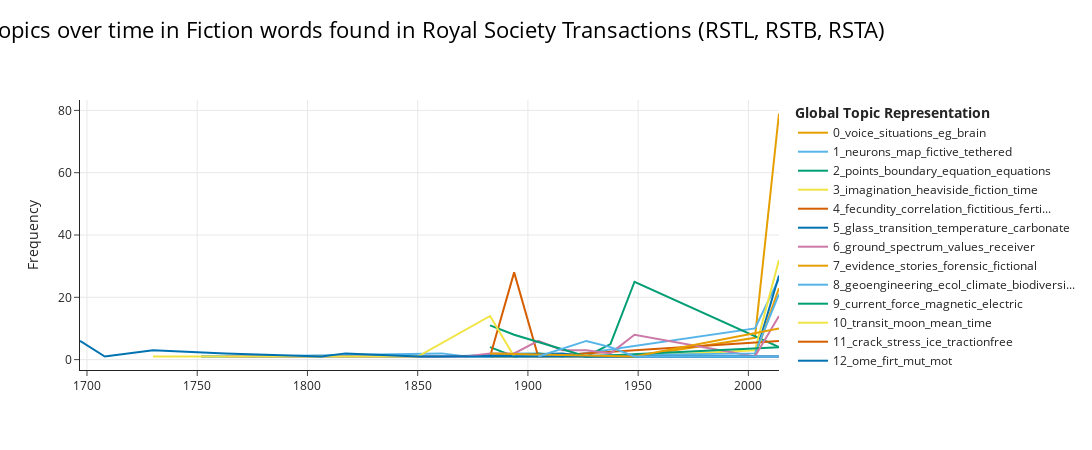

Notebook code for this chart:
### Code cell
# Fiction --meaningless due to low amount?
topic_model = BERTopic(verbose=True)
topics, probs = topic_model.fit_transform(contexts_fict_clean)
topics_over_time = topic_model.topics_over_time(contexts_fict_clean, date_fict, datetime_format="%Y-%m-%d", nr_bins=30)
fig2 = topic_model.visualize_topics_over_time(topics_over_time, top_n_topics=20, title= "Topics over time in Fiction words found in Royal Society Transactions (RSTL, RSTB, RSTA)")
fig2.write_html('fiction_topics_over_time_30.html')

fig2.show()

### Figure 1 — Plotly figure (JSON) as saved in the notebook; plotly's stock layout.template omitted (floating-point values rounded to 4 significant figures)
{"data": [{"hoverinfo": "text", "hovertext": ["<b>Topic 0</b><br>Words: transformations, mfq, participants, acceptability, user", "<b>Topic 0</b><br>Words: personality, uher, psychol, theory, pers", "<b>Topic 0</b><br>Words: values, selfenhancing, selftranscendent, score, scales", "<b>Topic 0</b><br>Words: voice, social, modulation, part, theme", "<b>Topic 0</b><br>Words: technologies, voice, augmentation, moral, science", "<b>Topic 0</b><br>Words: eg, voice, situations, brain, children"], "marker": {"color": "#E69F00"}, "mode": "lines", "name": "0_voice_situations_eg_brain", "type": "scatter", "x": ["1882-10-29T10:24:00", "1915-08-05T08:00:00", "1926-07-07T07:12:00", "1948-05-10T05:36:00", "2002-12-18T01:36:00", "2013-11-19T00:48:00"], "y": [1, 1, 1, 1, 7, 79]}, {"hoverinfo": "text", "hovertext": ["<b>Topic 1</b><br>Words: fishes, animalcules, miltlike, spermatic, thornback", "<b>Topic 1</b><br>Words: ambulacral, specimens, branches, ganglia, section", "<b>Topic 1</b><br>Words: vagus, diminish, action, tonicity, increase", "<b>Topic 1</b><br>Words: flexed, knee, toes, flexion, hip", "<b>Topic 1</b><br>Words: neurons, epha4, fictive, sensory, flight", "<b>Topic 1</b><br>Words: grillner, physiol, dubuc, vertebrate, motor", "<b>Topic 1</b><br>Words: roberts, neuron, 2003, soffe, synaptic", "<b>Topic 1</b><br>Words: flight, neurons, tethered, yaw, fictive", "<b>Topic 1</b><br>Words: map, neurons, amino, motor, sequence"], "marker": {"color": "#56B4E9"}, "mode": "lines", "name": "1_neurons_map_fictive_tethered", "type": "scatter", "x": ["1773-08-11T18:24:00", "1860-12-25T12:00:00", "1871-11-27T11:12:00", "1882-10-29T10:24:00", "1893-09-30T09:36:00", "1904-09-02T08:48:00", "1915-08-05T08:00:00", "2002-12-18T01:36:00", "2013-11-19T00:48:00"], "y": [1, 2, 1, 1, 2, 2, 1, 10, 26]}, {"hoverinfo": "text", "hovertext": ["<b>Topic 2</b><br>Words: points, boundary, equation, mesh, obtained", "<b>Topic 2</b><br>Words: ee, vector, qv, scalar, ba", "<b>Topic 2</b><br>Words: ddd, brackets, denoted, operators, thus", "<b>Topic 2</b><br>Words: range, denominator, singularities, makes, obtained", "<b>Topic 2</b><br>Words: boundary, points, equation, internal, equations", "<b>Topic 2</b><br>Words: points, boundary, equation, equations, internal", "<b>Topic 2</b><br>Words: equation, points, boundary, equations, algorithm"], "marker": {"color": "#009E73"}, "mode": "lines", "name": "2_points_boundary_equation_equations", "type": "scatter", "x": ["1882-10-29T10:24:00", "1893-09-30T09:36:00", "1904-09-02T08:48:00", "1926-07-07T07:12:00", "1937-06-08T06:24:00", "1948-05-10T05:36:00", "2013-11-19T00:48:00"], "y": [4, 1, 2, 1, 5, 25, 4]}, {"hoverinfo": "text", "hovertext": ["<b>Topic 3</b><br>Words: imagination, us, change, climate, fiction", "<b>Topic 3</b><br>Words: antihydrogen, antimatter, understanding, strategies, coping", "<b>Topic 3</b><br>Words: heaviside, imagination, fiction, time, would"], "marker": {"color": "#F0E442"}, "mode": "lines", "name": "3_imagination_heaviside_fiction_time", "type": "scatter", "x": ["1948-05-10T05:36:00", "2002-12-18T01:36:00", "2013-11-19T00:48:00"], "y": [1, 3, 32]}, {"hoverinfo": "text", "hovertext": ["<b>Topic 4</b><br>Words: marriage, fertility, parents, may, age", "<b>Topic 4</b><br>Words: fecundity, correlation, fictitious, values, fertility", "<b>Topic 4</b><br>Words: py, values, individuals, noo, mss", "<b>Topic 4</b><br>Words: family, cooperative, fecundity, reproduction, mothers"], "marker": {"color": "#D55E00"}, "mode": "lines", "name": "4_fecundity_correlation_fictitious_ferti...", "type": "scatter", "x": ["1882-10-29T10:24:00", "1893-09-30T09:36:00", "1904-09-02T08:48:00", "2013-11-19T00:48:00"], "y": [1, 28, 1, 6]}, {"hoverinfo": "text", "hovertext": ["<b>Topic 5</b><br>Words: weight, weights, chemistry, standard, resolved", "<b>Topic 5</b><br>Words: de, la, que, nuages, une", "<b>Topic 5</b><br>Words: liquidus, freezing, solute, valencies, factor", "<b>Topic 5</b><br>Words: alloys, valency, solute, ternary, liquidus", "<b>Topic 5</b><br>Words: run, simulations, licl, cp, mass", "<b>Topic 5</b><br>Words: glass, transition, temperature, carbonate, heating"], "marker": {"color": "#0072B2"}, "mode": "lines", "name": "5_glass_transition_temperature_carbonate", "type": "scatter", "x": ["1751-10-08T20:00:00", "1860-12-25T12:00:00", "1915-08-05T08:00:00", "1926-07-07T07:12:00", "2002-12-18T01:36:00", "2013-11-19T00:48:00"], "y": [1, 1, 2, 1, 1, 27]}, {"hoverinfo": "text", "hovertext": ["<b>Topic 6</b><br>Words: functions, weight, quantity, coefficients, respect", "<b>Topic 6</b><br>Words: plane, spectrum, conceive, ring, oval", "<b>Topic 6</b><br>Words: deviation, coefficient, swinging, aft, tan", "<b>Topic 6</b><br>Words: values, correction, dynes, observations, per", "<b>Topic 6</b><br>Words: disturbed, days, inches, disturbance, pressure", "<b>Topic 6</b><br>Words: annual, year, inequality, change, values", "<b>Topic 6</b><br>Words: luminosity, 3444, spectrum, 2092, colours", "<b>Topic 6</b><br>Words: spectrum, lens, slit, grating, two", "<b>Topic 6</b><br>Words: height, reflexion, wave, field, vertical", "<b>Topic 6</b><br>Words: receiver, pendulum, ground, transmitter, gain", "<b>Topic 6</b><br>Words: platelets, samples, sedimentation, sample, corpuscles", "<b>Topic 6</b><br>Words: fields, doses, proton, beam, large"], "marker": {"color": "#CC79A7"}, "mode": "lines", "name": "6_ground_spectrum_values_receiver", "type": "scatter", "x": ["1762-09-09T19:12:00", "1839-02-21T13:36:00", "1871-11-27T11:12:00", "1882-10-29T10:24:00", "1893-09-30T09:36:00", "1904-09-02T08:48:00", "1915-08-05T08:00:00", "1926-07-07T07:12:00", "1937-06-08T06:24:00", "1948-05-10T05:36:00", "2002-12-18T01:36:00", "2013-11-19T00:48:00"], "y": [1, 1, 1, 2, 2, 6, 3, 3, 2, 8, 1, 1]}, {"hoverinfo": "text", "hovertext": ["<b>Topic 7</b><br>Words: forensic, law, 2011, fingerprint, rev", "<b>Topic 7</b><br>Words: evidence, stories, fictional, ago, years"], "marker": {"color": "#E69F00"}, "mode": "lines", "name": "7_evidence_stories_forensic_fictional", "type": "scatter", "x": ["2002-12-18T01:36:00", "2013-11-19T00:48:00"], "y": [1, 23]}, {"hoverinfo": "text", "hovertext": ["<b>Topic 8</b><br>Words: dinosaurs, early, jehol, biota, biotas", "<b>Topic 8</b><br>Words: water, geoengineering, greenhouse, impacts, population", "<b>Topic 8</b><br>Words: geoengineering, ecol, biodiversity, al, et"], "marker": {"color": "#56B4E9"}, "mode": "lines", "name": "8_geoengineering_ecol_climate_biodiversi...", "type": "scatter", "x": ["1893-09-30T09:36:00", "2002-12-18T01:36:00", "2013-11-19T00:48:00"], "y": [1, 2, 21]}, {"hoverinfo": "text", "hovertext": ["<b>Topic 9</b><br>Words: current, force, magnetic, medium, electric", "<b>Topic 9</b><br>Words: current, magnetic, electric, force, displacement", "<b>Topic 9</b><br>Words: magnetic, electric, poles, field, forces", "<b>Topic 9</b><br>Words: force, currents, electrons, magnetic, current"], "marker": {"color": "#009E73"}, "mode": "lines", "name": "9_current_force_magnetic_electric", "type": "scatter", "x": ["1882-10-29T10:24:00", "1893-09-30T09:36:00", "1926-07-07T07:12:00", "2013-11-19T00:48:00"], "y": [11, 8, 1, 4]}, {"hoverinfo": "text", "hovertext": ["<b>Topic 10</b><br>Words: angle, orbit, focus, kepler, decribed", "<b>Topic 10</b><br>Words: tangent, arch, rog, andthe, letr", "<b>Topic 10</b><br>Words: mean, meridian, intant, olar, uns", "<b>Topic 10</b><br>Words: mean, day, un, motion, time", "<b>Topic 10</b><br>Words: moon, ditance, denity, phere, centre", "<b>Topic 10</b><br>Words: transit, moon, time, mean, fictitious", "<b>Topic 10</b><br>Words: transit, moon, 364, 070, mean"], "marker": {"color": "#F0E442"}, "mode": "lines", "name": "10_transit_moon_mean_time", "type": "scatter", "x": ["1729-12-04T21:36:00", "1740-11-05T20:48:00", "1762-09-09T19:12:00", "1839-02-21T13:36:00", "1850-01-23T12:48:00", "1882-10-29T10:24:00", "1893-09-30T09:36:00"], "y": [1, 1, 1, 1, 1, 14, 1]}, {"hoverinfo": "text", "hovertext": ["<b>Topic 11</b><br>Words: crack, stress, ice, tractionfree, fracture"], "marker": {"color": "#D55E00"}, "mode": "lines", "name": "11_crack_stress_ice_tractionfree", "type": "scatter", "x": ["2013-11-19T00:48:00"], "y": [19]}, {"hoverinfo": "text", "hovertext": ["<b>Topic 12</b><br>Words: ome, thee, names, fables, philoophy", "<b>Topic 12</b><br>Words: ter, fa, promnendict, flome, olorate8", "<b>Topic 12</b><br>Words: ome, chinee, fire, ancient, exiting", "<b>Topic 12</b><br>Words: incription, econd, firt, ome, theearth", "<b>Topic 12</b><br>Words: days, bvoiyeis, delivers, oexco0a, earliet", "<b>Topic 12</b><br>Words: fix, lord, poison, yet, whole", "<b>Topic 12</b><br>Words: sir, propoitions, newtons, mot, fame", "<b>Topic 12</b><br>Words: arum, many, account, indeed, though"], "marker": {"color": "#0072B2"}, "mode": "lines", "name": "12_ome_firt_mut_mot", "type": "scatter", "x": ["1696-10-31T07:56:38.400000", "1708-01-31T23:12:00", "1729-12-04T21:36:00", "1762-09-09T19:12:00", "1806-05-18T16:00:00", "1817-04-19T15:12:00", "1850-01-23T12:48:00", "2013-11-19T00:48:00"], "y": [6, 1, 3, 2, 1, 2, 1, 1]}, {"hoverinfo": "text", "hovertext": ["<b>Topic 13</b><br>Words: warfare, tes, aggression, testosterone, chimpanzees", "<b>Topic 13</b><br>Words: gossip, sorority, members, participants, coalitions"], "marker": {"color": "#CC79A7"}, "mode": "lines", "name": "13_gossip_sorority_members_participants", "type": "scatter", "x": ["2002-12-18T01:36:00", "2013-11-19T00:48:00"], "y": [1, 14]}, {"hoverinfo": "text", "hovertext": ["<b>Topic 14</b><br>Words: random, history, 1at, 1e, dynamics", "<b>Topic 14</b><br>Words: nuclear, kinetic, energy, system, wave", "<b>Topic 14</b><br>Words: perturbation, phase, system, atomic, oscillators"], "marker": {"color": "#E69F00"}, "mode": "lines", "name": "14_nuclear_system_phase_perturbation", "type": "scatter", "x": ["1882-10-29T10:24:00", "1948-05-10T05:36:00", "2013-11-19T00:48:00"], "y": [2, 1, 10]}, {"hoverinfo": "text", "hovertext": ["<b>Topic 15</b><br>Words: deflection, beam, solution, cantilever, knifeedge", "<b>Topic 15</b><br>Words: pressure, centre, tooth, wire, axes", "<b>Topic 15</b><br>Words: pressure, tooth, centre, membrane, rotation", "<b>Topic 15</b><br>Words: outstanding, acceleration, 55, stress, rim", "<b>Topic 15</b><br>Words: thread, r0, 60, radius, contact"], "marker": {"color": "#56B4E9"}, "mode": "lines", "name": "15_pressure_tooth_centre_wire", "type": "scatter", "x": ["1904-09-02T08:48:00", "1926-07-07T07:12:00", "1937-06-08T06:24:00", "1948-05-10T05:36:00", "2013-11-19T00:48:00"], "y": [1, 6, 4, 1, 1]}], "layout": {"height": 450, "hoverlabel": {"bgcolor": "white", "font": {"family": "Rockwell", "size": 16}}, "legend": {"title": {"text": "<b>Global Topic Representation"}}, "title": {"font": {"color": "Black", "size": 22}, "text": "Topics over time in Fiction words found in Royal Society Transactions (RSTL, RSTB, RSTA)", "x": 0.4, "xanchor": "center", "y": 0.95, "yanchor": "top"}, "width": 1250, "xaxis": {"showgrid": true}, "yaxis": {"showgrid": true, "title": {"text": "Frequency"}}}}
